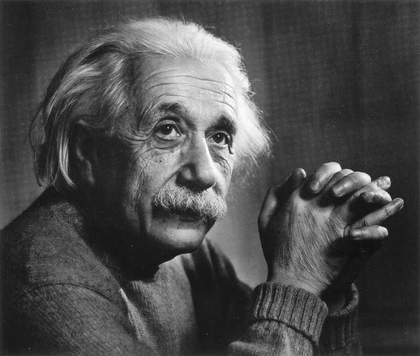
%> input picture gray.tif, 420 x 356 px, shrunk from 800 x 679 before the run
$ octave restoration_1.m   (GNU Octave 9; MATLAB toolbox functions it lacks are replaced by stand-ins)
%> lines starting %> are read from the running program, lines starting %| are printed output that depends on the picture
img=imread('gray.tif');
%> img is the input picture: size 356x420 uint8; min 13, max 255, mean 75
subplot(221);imshow(img);
title('original image');
[m,n]=size(img);
%> m = 356; n = 420
F=fftshift(fft2(img));
k=0.0025;
H=zeros(size(img));
for u=1:m
    for v=1:n
        q=((u-m/2)^2+(v-n/2)^2)^(5/6);
        H(u,v)=exp((-k)*q);
    end
end
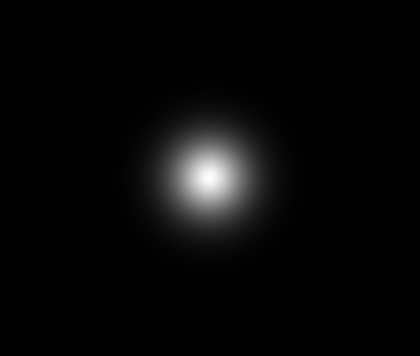
%> H: size 356x420 double; min 2.25e-13, max 1, mean 0.0307
G=F.*H;
img1=abs(ifft2(ifftshift(G)));
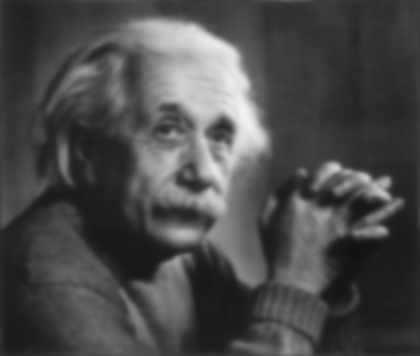
%> img1: size 356x420 double; min 17.77, max 242, mean 74.7
subplot(222);imshow(img1,[]);
title('degraded image');
img2=imnoise(uint8(img1),'gaussian',0,0.01);
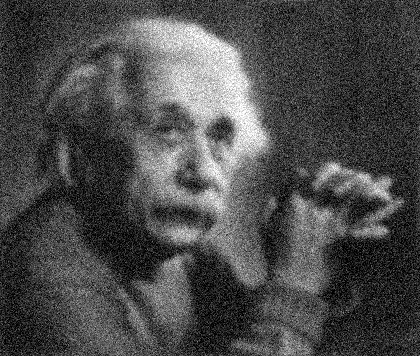
%> img2: size 356x420 uint8; min 0, max 255, mean 75
subplot(223);imshow(img2,[]);
title('degraded and noise image');
F0=fftshift(fft2(img2));
F1=F0./H;
img3=abs(ifft2(ifftshift(F1)));
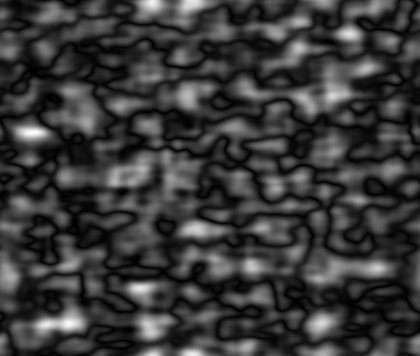
%> img3: size 356x420 double; min 5.43e+09, max 8.34e+12, mean 1.91e+12; drawn with min black and max white
subplot(224);imshow(img3,[]);
title('restoration');
